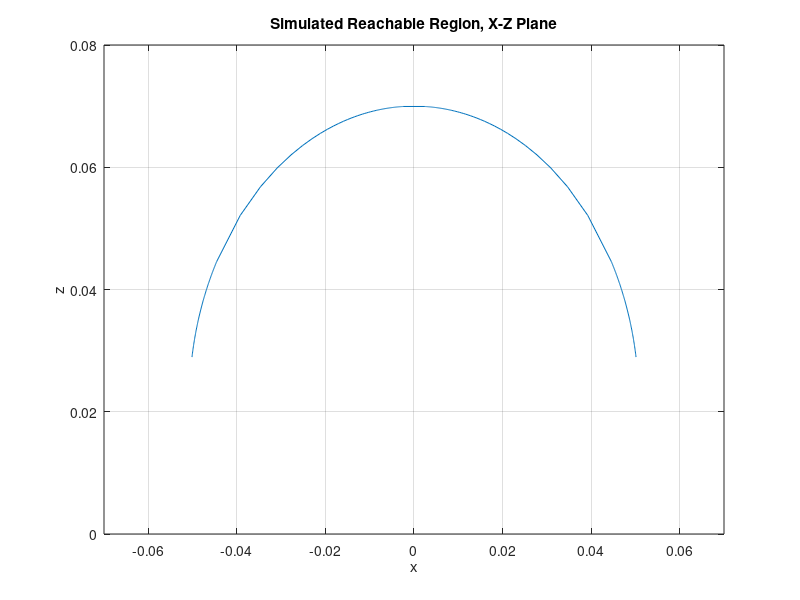

The MATLAB script that drew this image:
%Brook Leigh
%Simulation of 2D reachable area for one segment
clear

L = 70e-3; % (m) from spine architecture 

Rc = [linspace(3*L/(2*pi),2*L/pi,100) linspace(2*L/pi,1,100) linspace(-1,-2*L/pi,100) linspace(-2*L/pi,-3*L/(2*pi),100)]; %just finding a reasonable range of values based on how far I want the spine to bend
%Rc = [linspace(3*L/(2*pi),2*L/pi,100) linspace(2*L/pi,1,100)];

x = -Rc.*(1-cos(L./Rc));
z = Rc.*sin(L./Rc);

% xsurf = linspace(min(x),max(x));
% zsurf = interp1(x,z,-.01,"linear");

%plot result
figure(1)
plot(x,z)
title('Simulated Reachable Region, X-Z Plane')
xlabel('x')
ylabel('z')
grid on
axis([-.07 .07 0 .08])